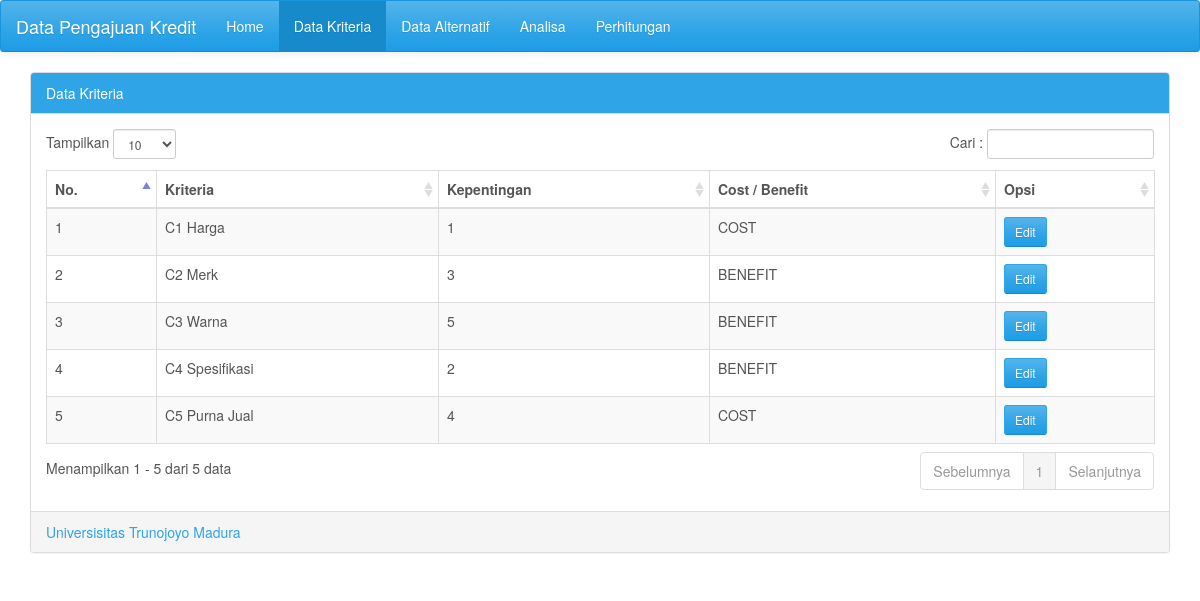
/SPK/dokumentasi/spk/kriteria.php, run on the app's committed database.
### tables this page shows
CREATE TABLE `kriteria` (
  `id_kriteria` varchar(20) NOT NULL,
  `kriteria` varchar(20) NOT NULL,
  `kepentingan` varchar(20) NOT NULL,
  `cost_benefit` varchar(20) NOT NULL
);

### SPK/dokumentasi/spk/kriteria.php (the view, shortened to what this page needs)
<?php
	include('configdb.php');
?>
<!DOCTYPE html>
<html lang="en"><head><meta http-equiv="Content-Type" content="text/html; charset=UTF-8">
	<link href="ui/css/cerulean.min.css" rel="stylesheet">
	<link rel="stylesheet" type="text/css" href="ui/css/datatables/dataTables.bootstrap.css">
  </head>
  <body>
	<div id="wrapper">
      <nav class="navbar navbar-default">
        <div class="container-fluid">
          <div class="navbar-header">
            <a class="navbar-brand" href="#"><?php echo $_SESSION['judul'];?></a>
          </div>
          <div id="navbar" class="navbar-collapse collapse">
            <ul class="nav navbar-nav">
              <li><a href="index.php">Home</a></li>
              <li class="active"><a href="kriteria.php">Data Kriteria</a></li>
              <li><a href="alternatif.php">Data Alternatif</a></li>
			  <li><a href="analisa.php">Analisa</a></li>
              <li><a href="perhitungan.php">Perhitungan</a></li>
			</ul>
          </div>
        </div>
      </nav>
	  <div class="container">
	  <div id="page-wrapper">
      <div class="row">
      <div class="col-lg-12">
	  <div class="panel panel-primary">
		  <div class="panel-heading">Data Kriteria</div>
		    <?php
							$kriteria = $mysqli->query("select * from kriteria");
		    ?>
		  <div class="panel-body table-responsive">
			<table id="example" class="table table-striped table-bordered" cellspacing="0" width="100%">
			<thead>
				<tr>
					<th>No.</th>
					<th>Kriteria</th>
					<th>Kepentingan</th>
					<th>Cost / Benefit</th>
					<th>Opsi</th>
				</tr>
			</thead>
			<tbody>
										<?php
												$i = 1;
												while ($row = $kriteria->fetch_assoc()) {
													echo '<tr>';
													echo '<td>'.$i++.'</td>';
													echo '<td>'.ucwords($row["kriteria"]).'</td>';
													echo '<td>'.$row["kepentingan"].'</td>';
													echo '<td class="text-uppercase">'.$row["cost_benefit"].'</td>';
													echo '<td>';
										?>
														  <a href="edit-kriteria.php?id=<?php echo $row["id_kriteria"];?>" class="btn btn-primary btn-sm"><i class="fa fa-pencil"></i> Edit</a>
										<?php
													echo '</tr>';
												}
										?>
			</tbody>
			</table>
		  </div>
		  <div class="panel-footer text-primary"><?php echo $_SESSION['by'];?><div class="pull-right"></div></div>
		</div>
		</div>
	</div>
	</div>
	</div>
    </div>
</body></html>

### data on the page
kriteria: kriteria "C1 Harga", kepentingan "1", cost_benefit "COST"
kriteria: kriteria "C2 Merk", kepentingan "3", cost_benefit "BENEFIT"
kriteria: kriteria "C3 Warna", kepentingan "5", cost_benefit "BENEFIT"
kriteria: kriteria "C4 Spesifikasi", kepentingan "2", cost_benefit "BENEFIT"
kriteria: kriteria "C5 Purna Jual", kepentingan "4", cost_benefit "COST"

### other printed values
$_SESSION['judul'] "Data Pengajuan Kredit"
$_SESSION['by'] "Universisitas Trunojoyo Madura"
